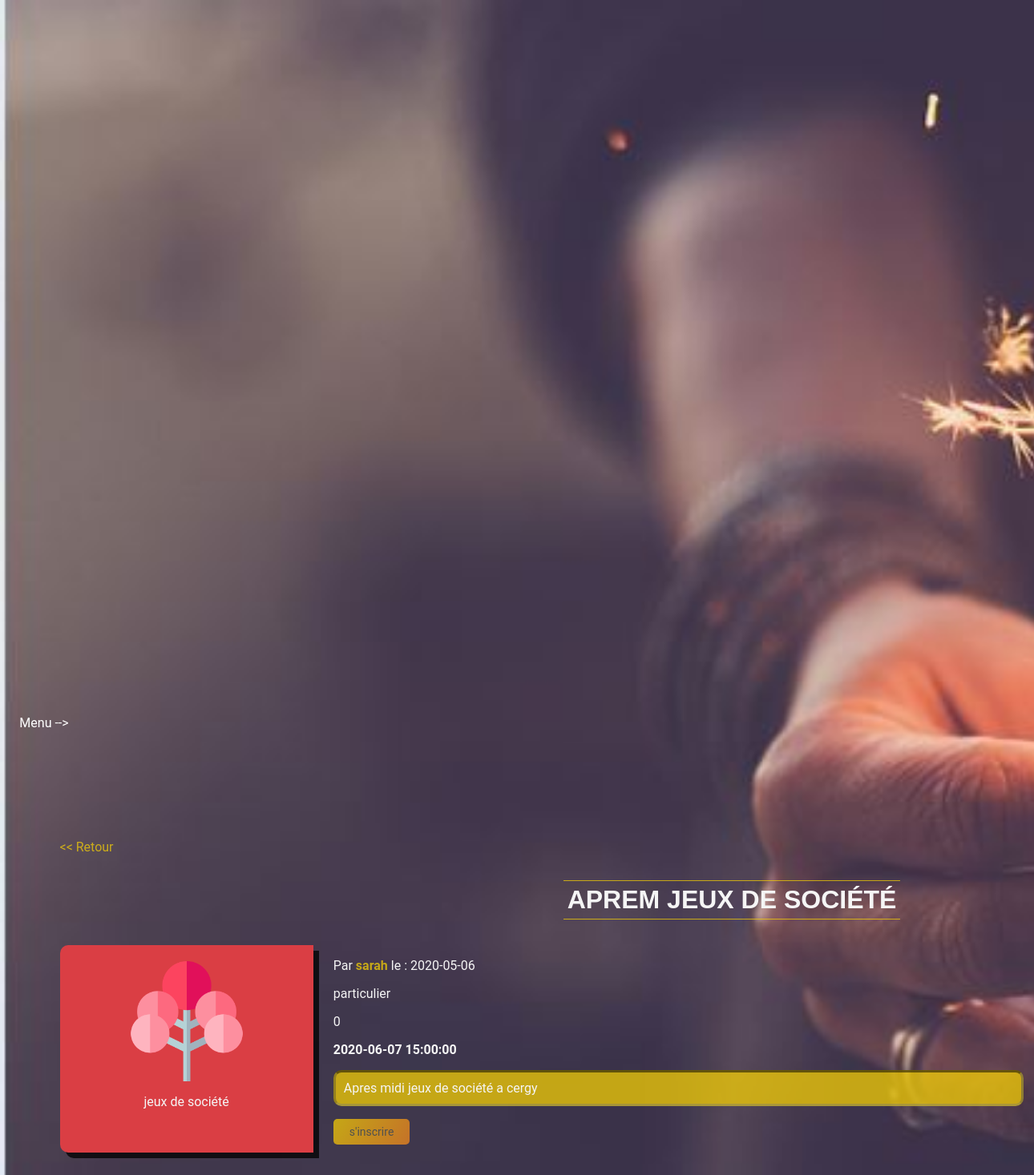
The page /php/detailsEvent.php?id_evenement=22 (signed in) on the database as committed earlier.
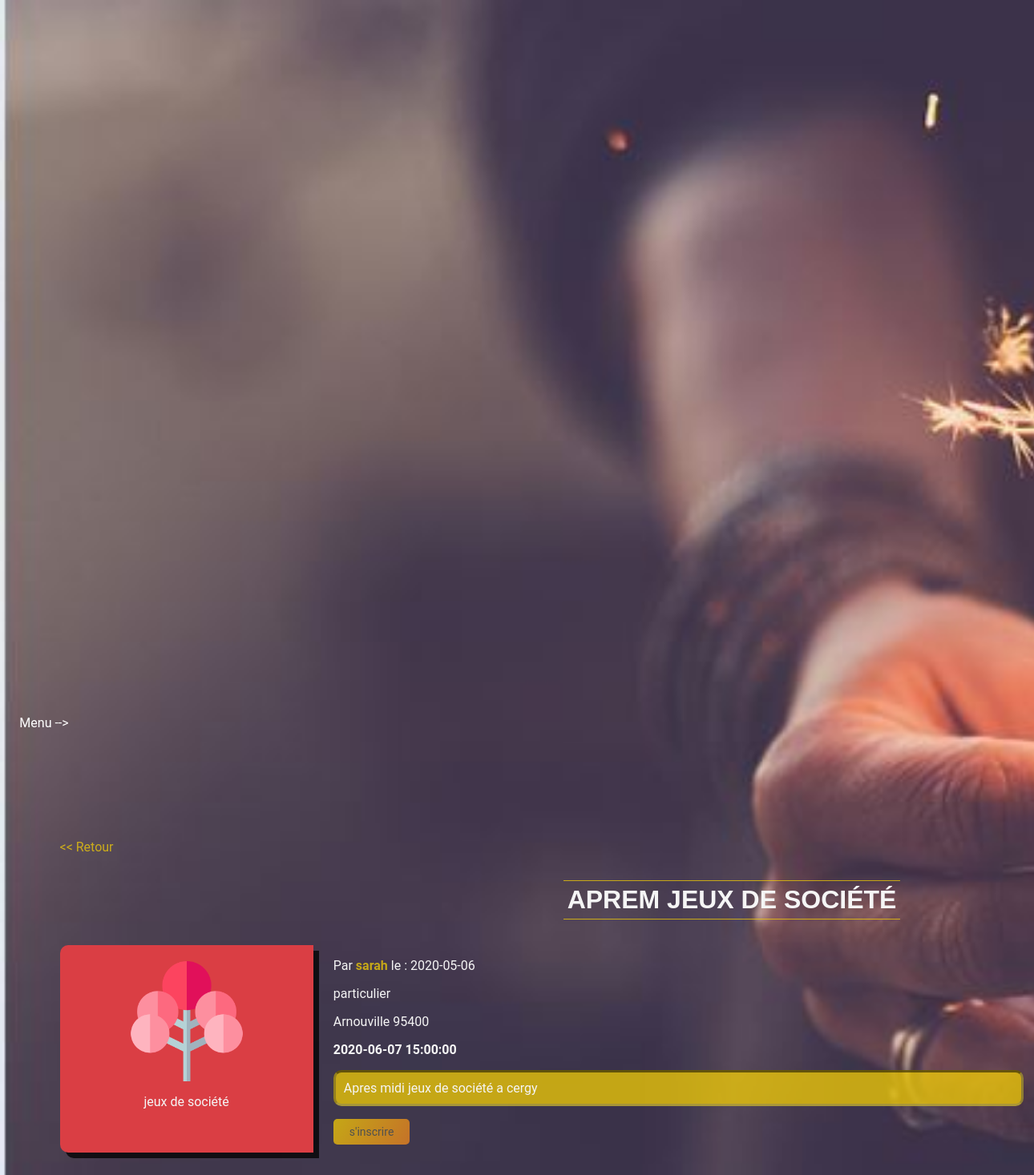
The same page on the database as committed later.
### tables this page shows
CREATE TABLE `evenements` (
  `id_evenement` int(11) NOT NULL,
  `id_utilisateur` int(11) NOT NULL,
  `date_poste` datetime NOT NULL DEFAULT CURRENT_TIMESTAMP,
  `description` text NOT NULL,
  `date_evenement` datetime NOT NULL,
  `titre_evenement` varchar(250) NOT NULL,
  `id_karma` int(11) DEFAULT NULL,
  `id_categorie` int(11) DEFAULT NULL,
  `adresse` varchar(250) NOT NULL,
  `code_postal` int(5) NOT NULL,
  `commune` varchar(250) NOT NULL,
  `y` float DEFAULT NULL,
  `x` float DEFAULT NULL
);

CREATE TABLE `categorie_evenements` (
  `id_categorie` int(11) NOT NULL,
  `nom_categorie` varchar(100) NOT NULL
);

CREATE TABLE `utilisateurs` (
  `id_utilisateur` int(11) NOT NULL,
  `prenom` varchar(100) NOT NULL,
  `nom` varchar(100) NOT NULL,
  `date_naissance` date NOT NULL,
  `adresse` varchar(250) NOT NULL,
  `code_postale` int(5) NOT NULL,
  `pays` varchar(100) NOT NULL,
  `telephone` int(10) NOT NULL,
  `mail` varchar(250) NOT NULL,
  `pseudo` varchar(100) NOT NULL,
  `mot_de_passe` varchar(255) NOT NULL,
  `type_utilisateur` varchar(50) NOT NULL,
  `ville` varchar(200) NOT NULL,
  `date_creation_utilisateur` datetime DEFAULT CURRENT_TIMESTAMP,
  `karma` decimal(4,2) DEFAULT '0.00'
);

### php/detailsEvent.php (the view, shortened to what this page needs)
<?php
require("headerConnect.php");
$id_evenement =$_GET['id_evenement'];
?>
<!DOCTYPE html>
<html lang="fr">
<head>
    <link rel="stylesheet" href="../assets/css/events.css"/>
    <?php
    $reponse = $bdd->query('SELECT ut.* ,ev.id_evenement, ev.titre_evenement, ev.id_utilisateur,  ev.adresse, ev.code_postal, ev.commune,  ev.date_evenement,DATE(ev.date_poste) as date_poste
    ,ev.description, ce.* FROM evenements as ev left join utilisateurs as ut
    on ev.id_utilisateur= ut.id_utilisateur left join categorie_evenements as ce on ce.id_categorie = ev.id_categorie
    where ev.id_evenement ="'.$id_evenement.'"');
    $donnees = $reponse->fetchAll();
    for ($i = 0; $i < sizeof($donnees); $i++) {
    ?>
    <section class="fond" id="trie">
        <a href="events.php"> << Retour</a>
        <div class="listOfEvent">
            <div class="centerH3">
                <h3 class="titleOfEvent"><?php echo $donnees[$i]['titre_evenement']; ?> </h3>
            </div>
            <ul class="collectionItem">
                <div class="pictureEvent1">
                    <img id="imgTree" src="../assets/images/arbre_icon.png"/>
                    <p><?php echo $donnees[$i]['nom_categorie']; ?></p>
                </div>
                <div class="pictureEvent">
                    <div class="gauche">
                        <p><?php echo "Par " ?> <b><a
                                    href="userProfil.php?id_user= <?php echo $donnees[$i]['id_utilisateur'] ?>"> <?php echo $donnees[$i]['pseudo'] ?></a></b>
                            le : <?php echo $donnees[$i]['date_poste'] ?></p>
                        <p><?php echo $donnees[$i]['type_utilisateur']; ?></p>
                        <p><?php echo $donnees[$i]['commune'] . " " . $donnees[$i]['code_postal']; ?></p>
                        <p><b> <?php echo $donnees[$i]['date_evenement']; ?></b></p>
                    </div>
                    <p class="description"><?php echo $donnees[$i]['description']; ?></p>
                    <?php
                    if (isset($_SESSION['id_name']) && isset($donnees[$i]['id_evenement'])) {
                        $req = $bdd->prepare('SELECT id_utilisateur, id_evenement FROM inscription_evenements WHERE id_utilisateur = :id_utilisateur AND id_evenement = :id_evenement');
                        $req->execute(array(
                            'id_utilisateur' => $_SESSION['id_name'],
                            'id_evenement' => $donnees[$i]['id_evenement'],
                        ));
                        $resultat = $req->fetch();
                        if ($donnees[$i]['id_utilisateur'] !== $_SESSION['id_name'] && $_SESSION['type_utilisateur'] == "particulier" && !$resultat) {
                            ?>
                            <a class="inputListOfEvent"
                               href="../controllers/subscribeEvent.php?id_evenement= <?php echo $donnees[$i]['id_evenement']; ?>">s'inscrire </a>
                            <?php
                        }
                    }
                            ?>
                </div>
            </ul>
        </div>
        <?php
    }
    ?>
    </section>
</head>
<body>

Rows that differ between the two databases and show on the page:
changed evenements "APREM JEUX DE SOCIÉTÉ": commune (not shown) → "Arnouville"; code_postal "0" → "95400"
